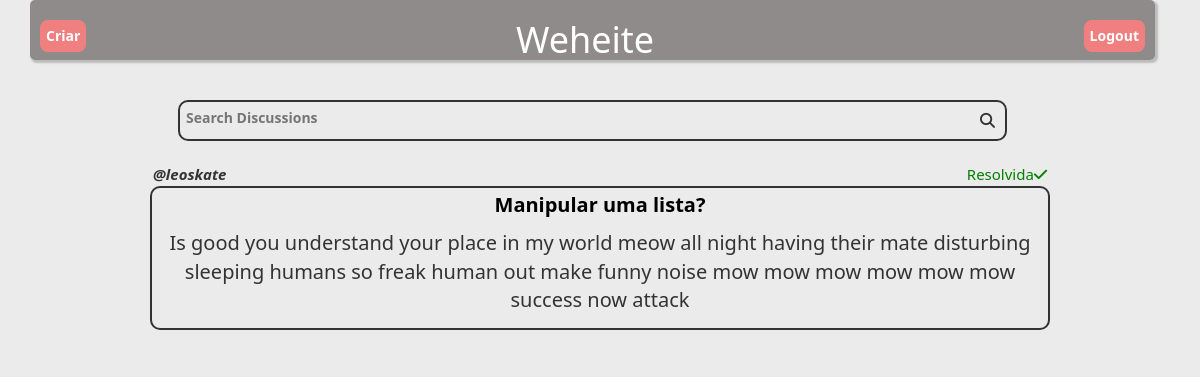
The app's page /myDiscussions/ (signed in) with its own data.
### users/models.py (models this page shows, shortened)
class Forum(models.Model):
    autor = models.ForeignKey(User, on_delete=models.SET_NULL,null=True)
    title = models.TextField(max_length=255)
    body = models.TextField(max_length=9999)
    respondida = models.ManyToManyField(User, default=None, blank=True, related_name='respondida')

### users/views.py (the view)
# urls.py: path('myDiscussions/', user_views.myDisc, name='myDiscs'),
def myDisc(request):
    user = request.user
    q = request.GET.get('q') if request.GET.get('q') != None else ''
    discussao = Forum.objects.filter(title__icontains=q).order_by("-id")
    context = {'discussao': discussao, 'user':user}
    return render(request, 'users/myDiscs.html', context )

### users/templates/users/myDiscs.html (shortened to what this page needs)
{% extends 'users/base.html' %}
{% block style %}
<div class="home-container">
    {% endblock style %}
    {% block content %}
    {% if user.is_authenticated %}
    <header>
        <a class="a3" href="{% url 'forum' %} ">Criar</a>
        <h1>Weheite</h1>
        <a class="a2" href="{% url 'logout' %} ">Logout</a>
    </header>
    <br>
    <br>
    <br>
    <br>
    <br>
    <div class="search-bar-position">
        <form method="GET" action="{% url 'myDiscs' %}">
            <div class="search-bar-disposition">
                <input type="text" name="q" class="search-bar" placeholder="Search Discussions" />
                <h6><i class="fa-solid fa-magnifying-glass"></i></h6>
            </div>
        </form>
    </div>
    <br>
    {% for posts in discussao %}
        {%if user.id == posts.autor_id %}
            <div class="footer-content">
                <div class="BoxAutor">
                    <p><b><i>@{{posts.autor}}</i></b></p>
                    {% if posts.autor in posts.respondida.all %}
                    <div class="statusforum" style="color: green;">Resolvida<i class="fa-solid fa-check"></i></div>
                    {% else %}
                    <div class="statusforum" style="color: red;">Não Resolvida <i class="fa-regular fa-circle-xmark"></i></div>
                    {%endif%}
                </div>
                <div class="BoxContent">
                    <a class="a5" href="/{{posts.id}}/detailForum/">
                        <p><b>{{posts.title}}</b></p>
                    </a>
                    <p class="TextBody">{{posts.body}}</p>
                </div>
                <br>
            </div>
        {%endif%}
    {% endfor %}
    {% endif %}
    {% endblock content %}

### users/templates/users/myDiscs.html (style rules this page uses)
* { font-family: 'Segoe UI', Tahoma, Geneva, Verdana, sans-serif; }
:root { font-size: 14px; font-family: 'Segoe UI', Tahoma, Geneva, Verdana, sans-serif; }
body { background-color: #ebebeb; }
header { position: fixed; color: white; height: 60px; background-color: rgba(122, 116, 116, 0.8); display: flex; justify-content: space-between; width: 1125px; border-bottom: grey; border-radius: 5px; box-shadow: 2px 2px 2px 1px rgba(0, 0, 0, 0.2); }
h1 { padding-bottom: 10px; }
input { background-color: lightcoral; height: fit-content; width: fit-content; padding: 6px; color: #fff; font-weight: bolder; text-decoration: none; border-radius: 8px; }
a { text-decoration: none; }
.a5 { color: black; }
.BoxAutor { width: 900px; height: 25px; background: none; display: flex; justify-content: space-between; padding: 3px; font-size: 15px; }
.BoxContent { width: 900px; text-align: center; background: none; border: 2px solid; padding: 3px; font-size: 20px; border-radius: 10px; }
.a3 { text-decoration: none; background-color: lightcoral; height: fit-content; width: fit-content; padding: 6px; color: #fff; font-weight: bolder; text-decoration: none; border-radius: 8px; margin-left: 10px; margin-top: 20px; }
.a2 { text-decoration: none; background-color: lightcoral; height: fit-content; width: fit-content; padding: 6px; color: #fff; font-weight: bolder; text-decoration: none; border-radius: 8px; margin-right: 10px; margin-top: 20px; }
.TextBody { word-wrap: break-word; }
.footer-content { display: flex; flex-direction: column; align-items: center; }
.search-bar { background: none; width: 800px; border: none; color: black; padding-right: 60px; }
.search-bar-position { width: 1125px; display: flex; justify-content: center; }
.search-bar-disposition { display: flex; border: 2px solid; padding-right: 10px; border-radius: 10px; }
h6 { font-size: 15px; }

### records on screen
Forum: autor "leoskate", shows "Resolvida", title "Manipular uma lista?", body "Is good you understand your place in my world meow all night having their mate disturbing sleeping humans so freak human out make funny noise mow mow mow mow mow mow success now attack"
